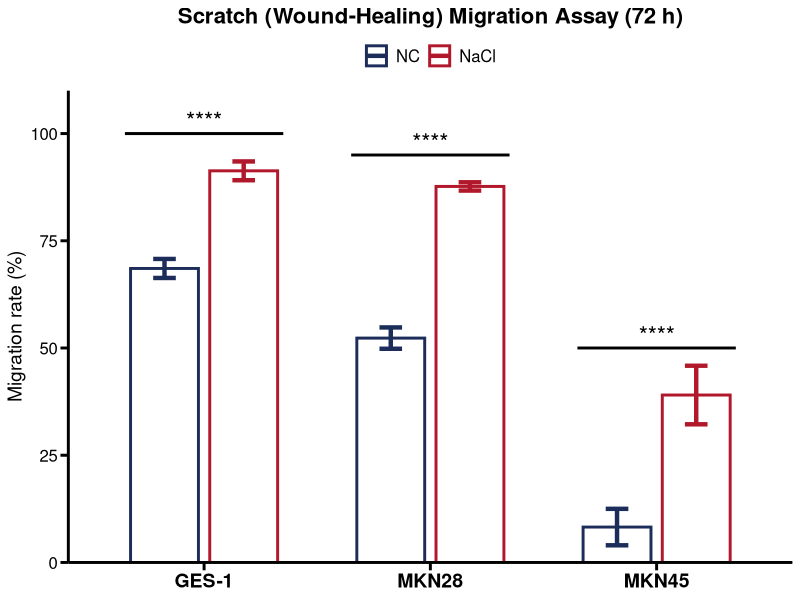

Generate this figure with R:
# ============================================================
# Scratch (Wound-Healing) Migration Assay (72 h)
# Plot: Hollow bars (mean ± SD) for NC vs NaCl across cell lines
# Output: PDF figure
# ============================================================

rm(list = ls())

# -----------------------------
# 0) Packages
# -----------------------------
if (!requireNamespace("ggplot2", quietly = TRUE)) install.packages("ggplot2")
library(ggplot2)
if (!requireNamespace("grid", quietly = TRUE)) install.packages("grid")
library(grid)

# -----------------------------
# 1) Input data (Table S1 - Scratch migration, 72 h)
# -----------------------------
plot_data <- data.frame(
  CellLine = factor(
    rep(c("GES-1", "MKN28", "MKN45"), each = 2),
    levels = c("GES-1", "MKN28", "MKN45")
  ),
  Group = factor(
    rep(c("NC", "NaCl"), 3),
    levels = c("NC", "NaCl")
  ),
  Mean = c(
    68.55, 91.31,  # GES-1
    52.31, 87.67,  # MKN28
    8.25,  39.04   # MKN45
  ),
  SD = c(
    2.22, 2.19,    # GES-1
    2.49, 0.97,    # MKN28
    4.25, 6.83     # MKN45
  )
)

# -----------------------------
# 2) Aesthetics
# -----------------------------
color_palette <- c("NC" = "#1c2d5a", "NaCl" = "#b2182b")

# Significance annotation positions (edit as needed)
sig_x_start <- c(0.65, 1.65, 2.65)
sig_x_end   <- c(1.35, 2.35, 3.35)
sig_y_line  <- c(100, 95, 50)
sig_y_text  <- c(103, 98, 53)
sig_label   <- "****"

# Bar geometry
dodge_width <- 0.7
bar_width   <- 0.6

# -----------------------------
# 3) Plot
# -----------------------------
p <- ggplot(plot_data, aes(x = CellLine, y = Mean, color = Group, group = Group)) +
  # Hollow bars
  geom_bar(
    stat = "identity",
    fill = "white",
    linewidth = 1,
    position = position_dodge(dodge_width),
    width = bar_width
  ) +
  # Error bars (mean ± SD)
  geom_errorbar(
    aes(ymin = Mean - SD, ymax = Mean + SD),
    position = position_dodge(dodge_width),
    width = 0.2,
    linewidth = 1.5
  ) +
  # Significance brackets + labels (manual)
  annotate(
    "segment",
    x = sig_x_start, xend = sig_x_end,
    y = sig_y_line,  yend = sig_y_line,
    linewidth = 1,
    color = "black"
  ) +
  annotate(
    "text",
    x = c(1, 2, 3),
    y = sig_y_text,
    label = sig_label,
    size = 6,
    color = "black"
  ) +
  # Scales and labels
  scale_color_manual(values = color_palette) +
  scale_y_continuous(expand = c(0, 0), limits = c(0, 110)) +
  labs(
    x = NULL,
    y = "Migration rate (%)",
    title = "Scratch (Wound-Healing) Migration Assay (72 h)"
  ) +
  # Theme
  theme_classic() +
  theme(
    legend.position = "top",
    legend.title = element_blank(),
    legend.text = element_text(size = 12),

    axis.line = element_line(linewidth = 1, color = "black"),
    axis.ticks = element_line(linewidth = 1, color = "black"),
    axis.ticks.length = unit(0.2, "cm"),

    axis.text.x = element_text(size = 14, color = "black", face = "bold"),
    axis.text.y = element_text(size = 12, color = "black"),
    axis.title.y = element_text(size = 14, color = "black"),

    plot.title = element_text(hjust = 0.5, size = 16, face = "bold")
  )

print(p)

# -----------------------------
# 4) Save figure
# -----------------------------
ggsave(
  filename = "Fig2_ScratchMigration_72h.pdf",
  plot = p,
  width = 5,
  height = 4,
  device = "pdf"
)
